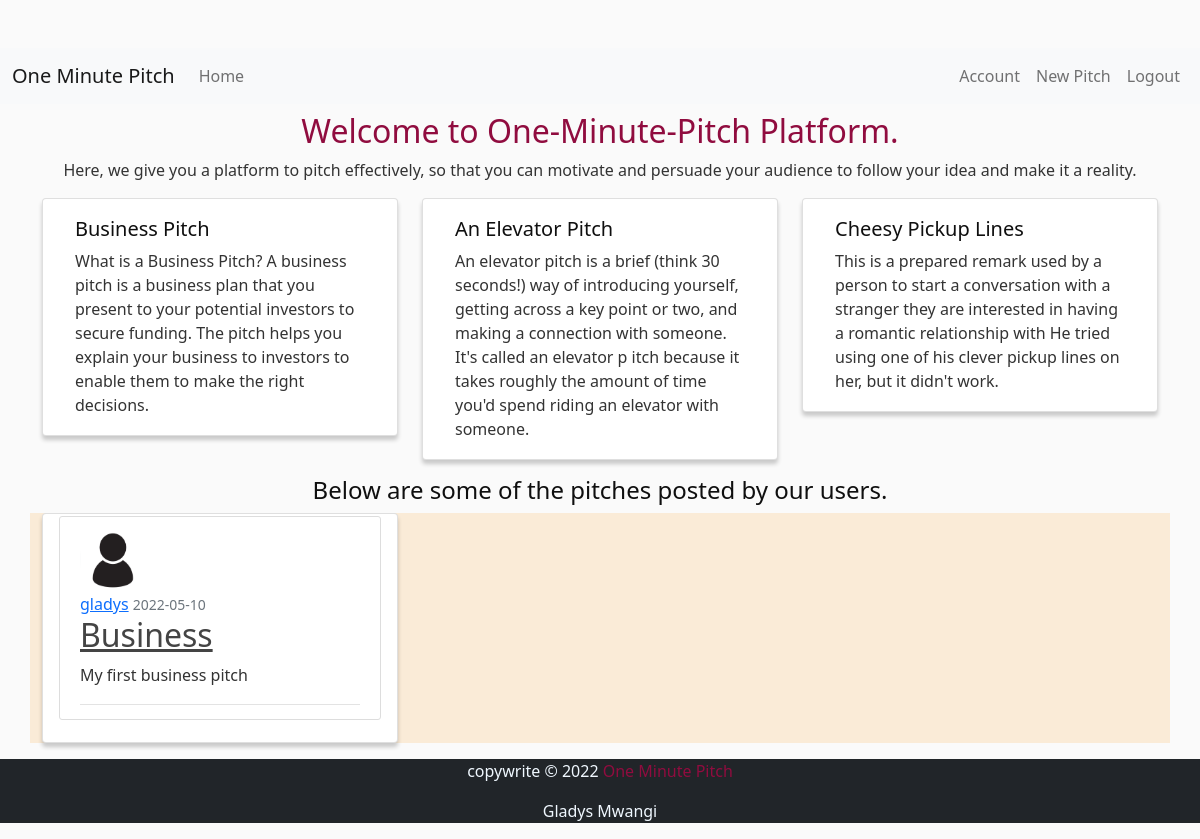
Page /index (signed in) on the committed database.
### app/models.py (models this page shows, shortened)
class Pitch(db.Model):
    __tablename__ = 'pitches'
    id = db.Column(db.Integer, primary_key=True)
    title= db.Column(db.String(50))
    content = db.Column(db.String(300))
    category_id = db.Column(db.String)
    date_posted = db.Column(db.DateTime, default=datetime.utcnow)
    user_id = db.Column(db.Integer, db.ForeignKey("users.id", ondelete="CASCADE"))
    comments = db.relationship('Comment', backref='pitch', lazy="dynamic")
    likes = db.relationship('Like', backref='pitch', lazy="dynamic")

class User(db.Model, UserMixin):
    __tablename__ = 'users'
    id = db.Column(db.Integer,primary_key = True)
    username = db.Column(db.String(255))
    email = db.Column(db.String(255),unique = True)
    image_file = db.Column(db.String(100), default='default.jpg')
    password = db.Column(db.String(255))
    pitches = db.relationship('Pitch', backref='author', lazy="dynamic")
    comments = db.relationship('Comment', backref='author', lazy="dynamic")
    likes = db.relationship('Like', backref='author', lazy="dynamic" )

### app/views.py (the view)
@app.route('/')
@app.route('/index')
def index():
    pitches = Pitch.query.all()
    return render_template('index.html', user=current_user, pitches=pitches)

### app/models.py (called while the page is built)
@login_manager.user_loader
def load_user(user_id):
    return User.query.get(int(user_id))

### app/templates/index.html
{% extends 'base.html' %}
{% block head %}
{{ super() }}
{% endblock %}
{% block content %}
<div class="heading mt-2">
        <h2 class="text-center"><span style="color:#900C3F"> Welcome to One-Minute-Pitch Platform.</span></h2>
        <p class="text-center">Here, we give you a platform to pitch effectively, so that
            you can motivate and persuade your audience to follow your idea and make it a reality.</p>
</div>
<div class="container" id="cards">
    <div class="row">
        <div class="col-sm-4">
        <div class="card">
            <div class="card-body">
            <h5 class="card-title">Business Pitch</h5>
            <p class="card-text">What is a Business Pitch? A business pitch is a business plan that you
                present to your potential investors to secure funding.
                The pitch helps you explain your business to investors to enable them to make the
                right decisions.</p>
            </div>
        </div>
        </div>
        <div class="col-sm-4">
            <div class="card">
                <div class="card-body">
                <h5 class="card-title">An Elevator Pitch</h5>
                <p class="card-text">
                    An elevator pitch is a brief (think 30 seconds!) way of introducing yourself, getting across
                    a key point or two, and making a connection with someone. It's called an elevator p
                    itch because it takes roughly the amount of time you'd spend riding an elevator with someone.</p>
                </div>
            </div>
            </div>
        <div class="col-sm-4">
        <div class="card">
            <div class="card-body">
            <h5 class="card-title">Cheesy Pickup Lines</h5>
            <p class="card-text">This is a prepared remark used by a person to start a conversation with a stranger
                they are interested in having a romantic relationship with He tried using one of his clever
                pickup lines on her, but it didn't work.</p>
            </div>
        </div>
        </div>
    </div>
</div>
<h4 class="text-center mt-3"> Below are some of the pitches posted by our users.</h4>
    {% for pitch in pitches %}
    <div class="container" style=background-color:antiquewhite>
        <div class="row">
            <div class="col-md-4">
                <div class="card">
                        <article class="media content-section">
                            <img class="rounded-circle article-img" src="{{ url_for('static', filename='profile_pics/' + pitch.author.image_file) }}">
                        <div class="article-metadata">
                            <a class="mr-2" href="#">{{ pitch.author.username }}</a>
                            <small class="text-muted">{{ pitch.date_posted.strftime('%Y-%m-%d') }}</small>
                            <div class="media-text">
                                <h2><a class="article-title" href="{{url_for('allPitch', pitch_id = pitch.id)}}">{{ pitch.title }}</a></h2>
                                <p class="article-content">{{ pitch.content }}</p>
                            </div>
                        </div>
                        </article>
                </div>
            </div>
        </div>
    </div>
    {% endfor %}
{% endblock %}

### app/static/css/index.css (style rules this page uses)
body { background: #fafafa; color: #333333; margin-top: 3rem; }
h1, h2, h3, h4, h5, h6 { color: #0f0f0f; }
.card { box-shadow: 0 4px 4px 0 rgba(0,0,0,0.2); padding: 2px 16px; }
.content-section { background: #ffffff; padding: 10px 20px; border: 1px solid #dddddd; border-radius: 3px; margin-bottom: 20px; }
.article-title { color: #444444; }
.article-content { white-space: pre-line; }
.article-img { height: 65px; width: 65px; margin-right: 16px; }
.article-metadata { padding-bottom: 1px; margin-bottom: 4px; border-bottom: 1px solid #e3e3e3 }

### rows in the picture
Pitch: image_file (placeholder picture), author.username "gladys", date_posted "2022-05-10", title "Business", content "My first business pitch"
